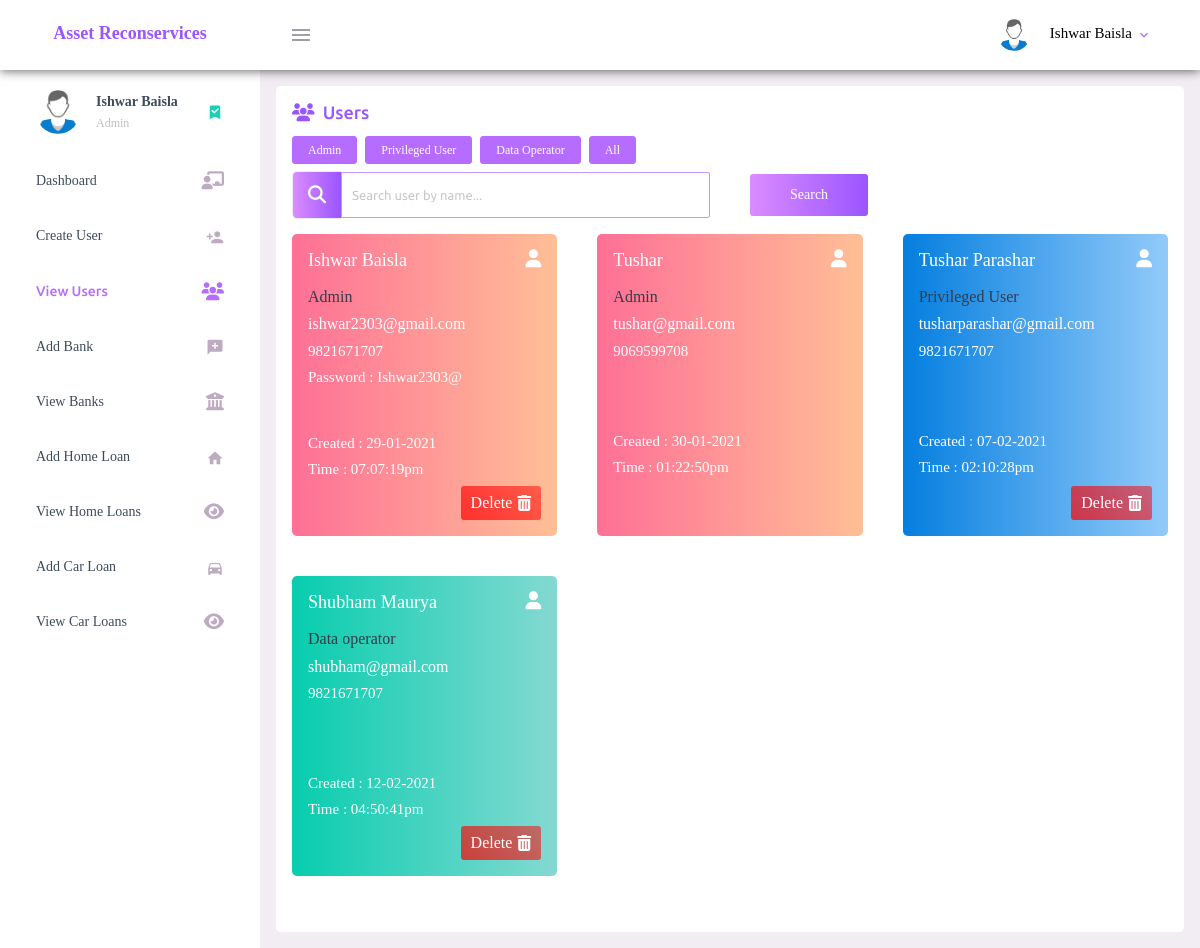
Screenshot of /view-users.php (signed in) with the database file from the repository.
### tables this page shows
CREATE TABLE `user_registration` (
  `user_id` int(11) NOT NULL,
  `user_full_name` varchar(200) NOT NULL,
  `user_email` varchar(200) NOT NULL,
  `user_mobile` varchar(200) NOT NULL,
  `user_password` varchar(200) NOT NULL,
  `user_password_changed` tinyint(4) NOT NULL,
  `user_role` tinyint(4) NOT NULL,
  `user_permitted` tinyint(4) NOT NULL,
  `user_updated_timestamp` varchar(100) NOT NULL
);

### view-users.php (the view, shortened to what this page needs)
<?php
    require_once('connection.php');
    $db_error = '';
    $users_array = array();
    $temp_array = array();
    $search_user = '';
    $sql = "SELECT user_id FROM user_registration WHERE user_role = '2' AND user_permitted = '1'";
    $result = $conn->query($sql);
    $total_admin = $result->num_rows;
    $sql = "SELECT user_id FROM user_registration WHERE user_role = '1' AND user_permitted = '1'";
    $result = $conn->query($sql);
    $total_privileged_user = $result->num_rows;
    $sql = "SELECT user_id FROM user_registration WHERE user_role = '0' AND user_permitted = '1'";
    $result = $conn->query($sql);
    $total_data_operator = $result->num_rows;
    $sql = "SELECT * FROM user_registration WHERE user_permitted = '1' ORDER BY user_role DESC";
    $result = $conn->query($sql);
    while($row = $result->fetch_assoc()){
      array_push($temp_array, $row);
      $control = 1;
      if($control){
        array_push($users_array, $row);
      }
    }
?>
<!DOCTYPE html>
<html lang="en">
  <head>
    <?php require 'includes/layout.php'; ?>
  </head>
  <body>
    <div class="container-scroller">
      <?php require 'includes/dashboard-header.php'; ?>
      <div class="container-fluid page-body-wrapper">
        <?php require 'includes/side-navigation.php'; ?>
        <div class="main-panel">
          <div class="content-wrapper">
            <div class="row">
              <div class="col-12 grid-margin stretch-card mb-0">
                <div class="card">
                  <div class="card-body">
                      <?php
                        if($db_error == ''){
                          if(sizeof($users_array) > 0){
                            ?>
                            <h4 class="card-title"><i class="fas fa-users mr-1"></i> users</h4>
                            <div class="flex-container mb-2">
                              <?php if($total_admin > 0){ ?>
                              <a class="text-deco-none mr-2" href="view-users.php?show=2"><button class="btn btn-primary btn-setting ml-0">Admin</button></a>
                              <?php } ?>
                              <?php if($total_privileged_user > 0){ ?>
                              <a class="text-deco-none mr-2" href="view-users.php?show=1"><button class="btn btn-primary btn-setting ml-0">Privileged User</button></a>
                              <?php } ?>
                              <?php if($total_data_operator){ ?>
                              <a class="text-deco-none mr-2" href="view-users.php?show=0"><button class="btn btn-primary btn-setting ml-0">Data Operator</button></a>
                              <?php } ?>
                              <?php if($total_privileged_user !=0 || $total_data_operator != '0'){ ?>
                              <a class="text-deco-none mr-2" href="view-users.php"><button class="btn btn-primary btn-setting ml-0">All</button></a>
                              <?php } ?>
                            </div>
                            <form action="" method="POST">
                              <div class="form-group mb-0">
                                <div class="row">
                                  <div class="col-md-6 mb-0">
                                    <div class="input-group">
                                      <div class="input-group-prepend">
                                        <span class="input-group-text bg-gradient-primary text-white br">
                                          <i class="fas fa-search"></i>
                                        </span>
                                      </div>
                                      <input oninput="this.value = this.value.toUpperCase()" type="text" class="form-control form-input" name="searchUser" value="<?php echo $search_user; ?>" placeholder="Search user by name...">
                                    </div>
                                  </div>
                                  <div class="col-md-6 mb-0 form-inline">
                                      <button type="submit" class="btn btn-gradient-primary mr-2">Search</button>
                                  </div>
                                </div>
                              </div>
                            </form>
                            <div class="row bank-card-container">
                            <?php
                            foreach($users_array as $user){
                                $encoded_user_id = base64_encode($user['user_id']);
                                $created_date = new DateTime($user['user_updated_timestamp']);
                                $full_name = $user['user_full_name'];
                                $role = $user['user_role'];
                                if($role == '2'){
                                  $role_value = 'Admin';
                                  $css_card = 'card bg-gradient-danger card-img-holder text-white';
                                }
                                if($role == '1'){
                                  $role_value = 'Privileged User';
                                  $css_card = 'card bg-gradient-info card-img-holder text-white';
                                }
                                if($role == '0'){
                                  $role_value = 'Data operator';
                                  $css_card = 'card bg-gradient-success card-img-holder text-white';
                                }
                                $email = base64_decode($user['user_email']);
                                $contact = base64_decode($user['user_mobile']);
                                $password = base64_decode($user['user_password'])
                                ?>
                                <div class="col-md-4 stretch-card grid-margin">
                                  <div class="<?php echo $css_card; ?>">
                                    <div class="card-body">
                                      <h4 class="font-weight-normal mb-3 capt">
                                        <?php echo $full_name; ?>
                                        <i class="fas fa-user mdi-24px float-right"></i>
                                      </h4>
                                      <h5 class="mb-2 user-role">
                                        <?php echo $role_value; ?>
                                      </h5>
                                      <h5 class="mb-2">
                                        <?php echo $email; ?>
                                      </h5>
                                      <h6 class="mb-2">
                                        <?php echo $contact; ?>
                                      </h6>
                                      <?php if($_SESSION['user_id'] == $user['user_id']){ ?>
                                      <h6 class="mb-5">
                                        <?php echo 'Password : '.$password; ?>
                                      </h6>
                                      <?php }
                                      else{
                                        ?>
                                        <div class="mb-5"></div>
                                        <div class="mb-3"></div>
                                        <?php
                                      }
                                      ?>
                                      <h6 class="mb-2">
                                        <?php echo 'Created : '.$created_date->format('d-m-Y'); ?>
                                      </h6>
                                      <h6 class="mb-2">
                                        <?php echo 'Time : '.$created_date->format('h:i:sa'); ?>
                                      </h6>
                                      <div class="bank-operation form-inline justify-content-end">
                                        <?php if($_SESSION['user_id'] == $user['user_id'] || $role != '2'){ ?>
                                        <label class="delete-btn" onclick="confirmResourceDeletion('<?php echo $encoded_user_id; ?>','user')">Delete
                                          <i class="fas fa-trash-alt"></i>
                                        </label>
                                        <?php } ?>
                                      </div>
                                    </div>
                                  </div>
                                </div>
                                <?php
                            }
                            ?>
                            </div>
                            <?php
                          }
                        }
                      ?>
                  </div>
                </div>
              </div>
          </div>
        </div>
      </div>
    </div>
  </body>
</html>

### rows the page displays
user_registration: user_full_name "Ishwar Baisla", user_role "Admin", user_email "ishwar2303@gmail.com", user_mobile "9821671707", user_password "Ishwar2303@", user_updated_timestamp "29-01-2021", user_updated_timestamp "07:07:19pm"
user_registration: user_full_name "Tushar", user_role "Admin", user_email "tushar@gmail.com", user_mobile "9069599708", user_updated_timestamp "30-01-2021", user_updated_timestamp "01:22:50pm"
user_registration: user_full_name "Tushar Parashar", user_role "Privileged User", user_email "tusharparashar@gmail.com", user_mobile "9821671707", user_updated_timestamp "07-02-2021", user_updated_timestamp "02:10:28pm"
user_registration: user_full_name "Shubham Maurya", user_role "Data operator", user_email "shubham@gmail.com", user_mobile "9821671707", user_updated_timestamp "12-02-2021", user_updated_timestamp "04:50:41pm"

### other values shown
$_SESSION['user_full_name'] "Ishwar Baisla"
